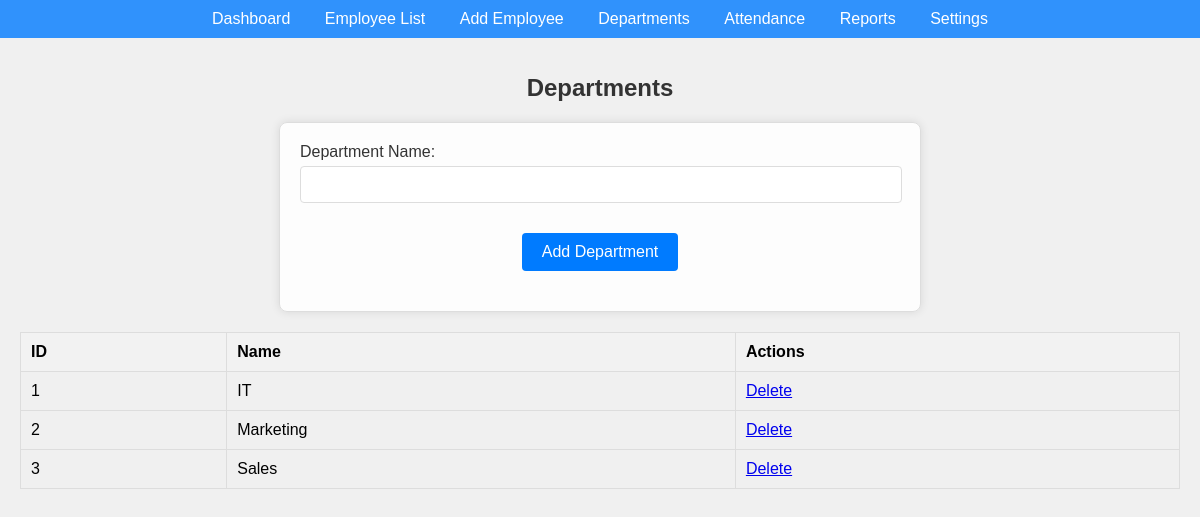
Screenshot of /departments.php (signed in) with the database file from the repository.
### tables this page shows
CREATE TABLE `departments` (
  `id` int(11) NOT NULL,
  `name` varchar(255) NOT NULL,
  `created_at` timestamp NOT NULL DEFAULT current_timestamp()
);

### departments.php (the view, shortened to what this page needs)
<?php include 'templates/header.php'; ?>
<?php
include 'db.php'; ?>
<h1>Departments</h1>
<form method="post" class="department-form">
    <div class="form-group">
        <label for="department_name">Department Name:</label>
        <input type="text" id="department_name" name="department_name" required>
    </div>
    <button type="submit">Add Department</button>
</form>
<table>
    <thead>
        <tr>
            <th>ID</th>
            <th>Name</th>
            <th>Actions</th>
        </tr>
    </thead>
    <tbody>
        <?php
        $sql = "SELECT * FROM departments";
        $result = $conn->query($sql);
        if ($result->num_rows > 0) {
            while ($row = $result->fetch_assoc()) {
                echo "<tr>";
                echo "<td>" . $row['id'] . "</td>";
                echo "<td>" . $row['name'] . "</td>";
                echo "<td>";
                echo "<a href='delete_department.php?id=" . $row['id'] . "'>Delete</a>";
                echo "</td>";
                echo "</tr>";
            }
        } else {
            echo "<tr><td colspan='3'>No departments found</td></tr>";
        }
        ?>
    </tbody>
</table>
<?php include 'templates/footer.php'; ?>

### styles.css (style rules this page uses)
body { font-family: Arial, sans-serif; background-color: #f0f0f0; margin: 0; padding: 0; }
h1 { font-size: 24px; margin-bottom: 20px; color: #333; text-align: center; }
.form-group { margin-bottom: 15px; }
.form-group label { display: block; margin-bottom: 5px; color: #333; }
.form-group input { width: calc(100% - 20px); padding: 10px; border: 1px solid #ddd; border-radius: 4px; margin-bottom: 10px; }
button { background-color: #007bff; color: white; border: none; padding: 10px 20px; cursor: pointer; border-radius: 4px; font-size: 16px; display: block; margin: 20px auto; }
table { width: 100%; border-collapse: collapse; margin: 20px 0; }
table, th, td { border: 1px solid #ddd; }
th, td { padding: 10px; text-align: left; }
th { background-color: #f2f2f2; }
form.department-form { background: rgba(255, 255, 255, 0.9); padding: 20px; border: 1px solid #ddd; border-radius: 8px; box-shadow: 0 0 10px rgba(0, 0, 0, 0.1); max-width: 600px; margin: auto; }
.form-group input, .form-group select { width: calc(100% - 20px); padding: 10px; border: 1px solid #ddd; border-radius: 4px; margin-bottom: 10px; }

### rows the page displays
departments: id "1", name "IT"
departments: id "2", name "Marketing"
departments: id "3", name "Sales"
